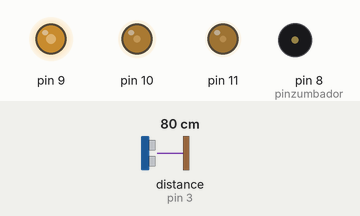
A sketch run on a simulated Arduino Uno, built with avr-gcc and run on an emulated ATmega328P. Parts: output pins drawn as LEDs (lit = HIGH), buzzer (waves = sounding). Wiring (inferred from the names in the program): ultrasonic range finder: trigger pin 2; echo pin 3. The inputs (shaded band) are chosen by the test bench; at power-on: distance to the obstacle (sensor on pin 3) 80 cm. The echo pulse lasts 58.3 µs per cm; pins used as bus, display or sensor lines are not drawn; what the sketch prints to the serial monitor is not drawn.

Above: at 1.2 s.
1.3 s: distance to the obstacle (sensor on pin 3) set to 12 cm
2.8 s: distance to the obstacle (sensor on pin 3) set to 9 cm
At 4.0 s:
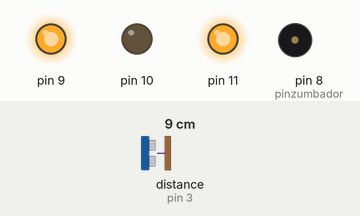
4.3 s: distance to the obstacle (sensor on pin 3) set to 5 cm
At 5.2 s:
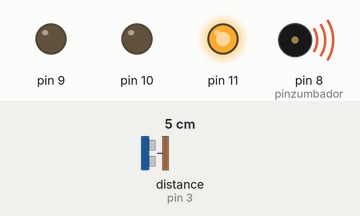
5.8 s: distance to the obstacle (sensor on pin 3) set to 18 cm
At 6.7 s:
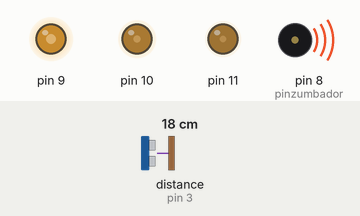
7.3 s: distance to the obstacle (sensor on pin 3) set to 7 cm
At 7.8 s:
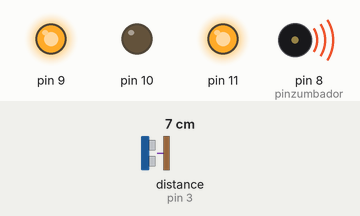
8.8 s: distance to the obstacle (sensor on pin 3) set to 35 cm
At 9.4 s:
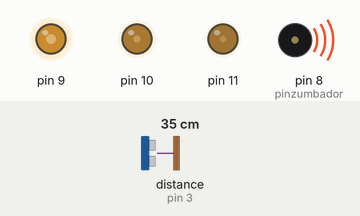
Timing chart, 0 to 11.3 s (numbered marks = the images above; inputs shaded):
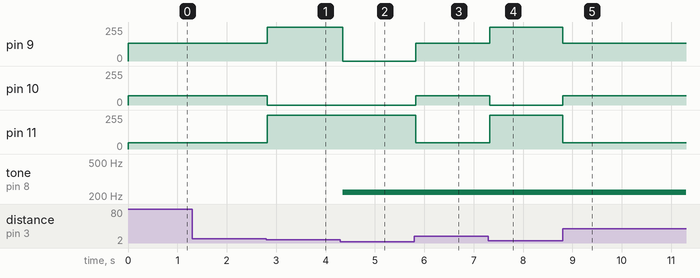

Measured:
- the behaviour switches between 11 and 10 cm on distance to the obstacle (sensor on pin 3) (found by bisection; images 0 and 1)
- the behaviour switches between 7 and 6 cm on distance to the obstacle (sensor on pin 3) (found by bisection; images 1 and 2)
- after the input at 1.3 s, every drawn part: stays the same
- after the input at 2.8 s, pin 9: 132/255 → 255/255 at once; pin 10: 70/255 → 0/255 at once; pin 11: 48/255 → 255/255 at once
- after the input at 4.3 s, pin 9: 255/255 → 0/255 after 0.05 s; tone on pin 8 (pinzumbador): silent → 220 Hz after 0.05 s
- after the input at 5.8 s, pin 9: 0/255 → 132/255 at once; pin 10: 0/255 → 70/255 at once; pin 11: 255/255 → 48/255 at once
- after the input at 7.3 s, pin 9: 132/255 → 255/255 at once; pin 10: 70/255 → 0/255 at once; pin 11: 48/255 → 255/255 at once
- after the input at 8.8 s, pin 9: 255/255 → 132/255 at once; pin 10: 0/255 → 70/255 at once; pin 11: 255/255 → 48/255 at once

The sketch:

ultrasonidos.ino
```cpp
const int Trigger=2;
const int Echo=3;
int i;
int pinzumbador = 8;
int frecuencia = 220;

void setup() {
  Serial.begin(9600);
  pinMode(Trigger,OUTPUT);
  pinMode(Echo,INPUT);
  digitalWrite(Trigger,LOW);
  for(i=9;i<12;i++)
pinMode(i,OUTPUT);
}
void setColor(int R, int G, int B){
analogWrite(11,R);
analogWrite(9,G);
analogWrite(10,B);
}


void loop() {
  long t;
  long d;

  digitalWrite(Trigger,HIGH);
  delayMicroseconds(10);
  digitalWrite(Trigger,LOW);
  t=pulseIn(Echo,HIGH);
  d=t/59;

  if(d>=10){
    setColor(48,132,70);//verde
    delay(50);
     Serial.print(d);
    }
    else if(d<10&&d>5){
      setColor(255,255,0);//amarillo
       Serial.print(d);
      delay(50);
      }
      else{
         setColor(255,0,0);//rojo
         tone(pinzumbador,frecuencia);
          Serial.print("CUIDADO");
         delay(50);
        }
}
```
